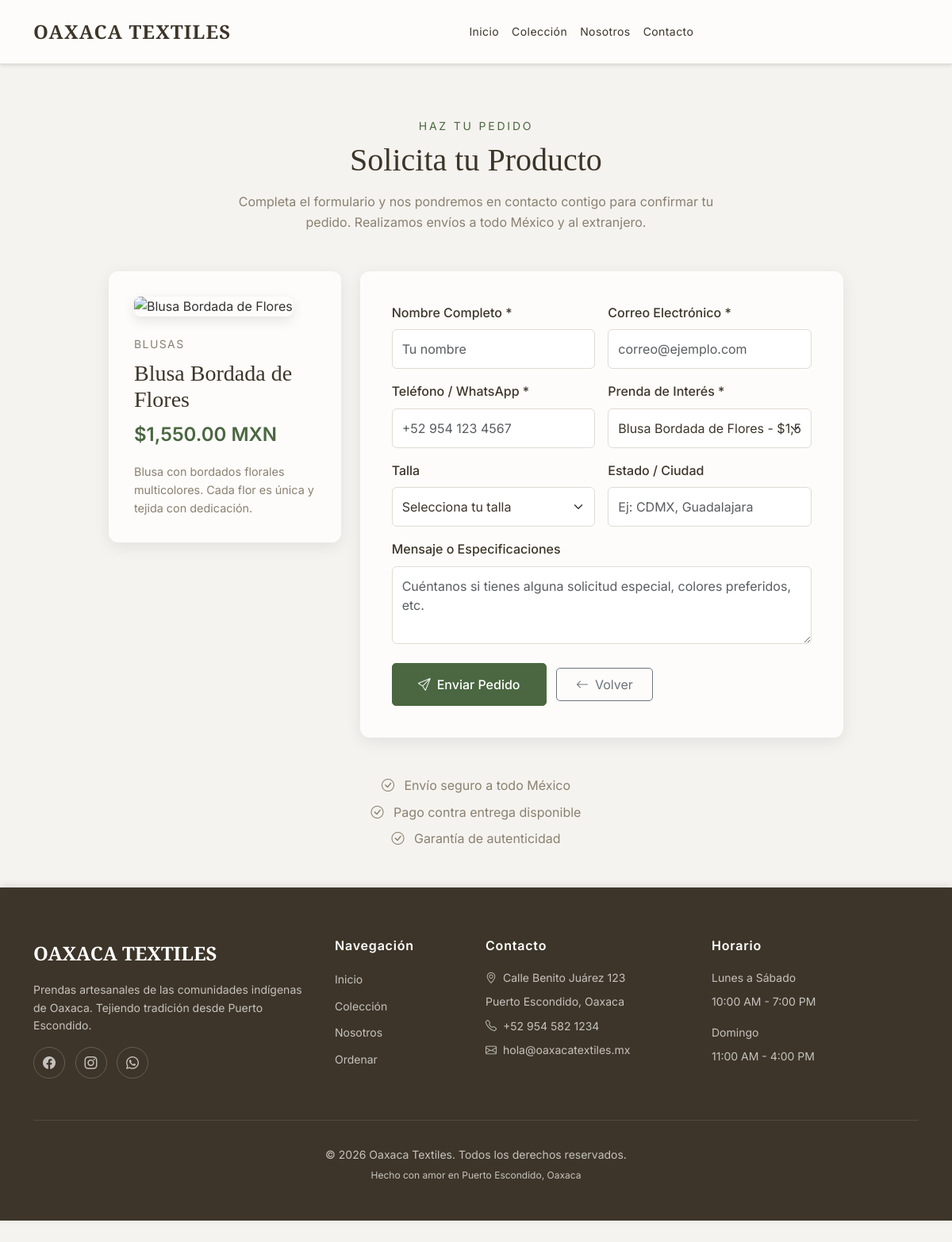
Page /public/ordenar?producto=9 on the committed database.
### tables this page shows
CREATE TABLE products (
    id INT AUTO_INCREMENT PRIMARY KEY,
    nombre VARCHAR(200) NOT NULL,
    descripcion TEXT,
    categoria VARCHAR(100) NOT NULL,
    precio DECIMAL(10, 2) NOT NULL,
    stock INT DEFAULT 0,
    imagen_url VARCHAR(500),
    activo TINYINT(1) DEFAULT 1,
    portada TINYINT(1) DEFAULT 0,
    tallas_disponibles VARCHAR(200) DEFAULT '',
    created_at TIMESTAMP DEFAULT CURRENT_TIMESTAMP,
    updated_at TIMESTAMP DEFAULT CURRENT_TIMESTAMP ON UPDATE CURRENT_TIMESTAMP,
    INDEX idx_categoria (categoria),
    INDEX idx_activo (activo),
    INDEX idx_portada (portada)
);

### app/controllers/Controller.php (called while the page is built, shortened)
<?php
class Controller {
    protected $view;
    protected $data = [];
    public function __construct() {
        $this->view = new View();
    }
    protected function render($view, $data = []) {
        $this->data = array_merge($this->data, $data);
        $this->view->render($view, $this->data);
    }
}

### app/controllers/HomeController.php (called while the page is built, shortened)
<?php
class HomeController extends Controller {
    private $productModel;
    public function __construct() {
        $this->productModel = new Product();
    }
    public function ordenar() {
        $productId = isset($_GET['producto']) ? (int)$_GET['producto'] : null;
        $selectedProduct = null;
        if ($productId) {
            $selectedProduct = $this->productModel->getById($productId);
        }
        $allProducts = $this->productModel->getActive();
        $data = [
            'page_title' => 'Solicitar Producto | Oaxaca Textiles',
            'selectedProduct' => $selectedProduct,
            'selectedProductId' => $productId,
            'allProducts' => $allProducts ?: []
        ];
        $this->render('ordenar/index', $data);
    }
}

### public/index.php (called while the page is built, shortened)
<?php
require_once __DIR__ . '/../config/Config.php';
$router = new Router();

### config/Config.php (called while the page is built, shortened)
<?php
spl_autoload_register(function($class) {
    $paths = [
        APP_PATH . '/controllers/',
        APP_PATH . '/models/',
        APP_PATH . '/views/',
        APP_PATH . '/',
    ];
    foreach ($paths as $path) {
        $file = $path . $class . '.php';
        if (file_exists($file)) {
            return;
        }
    }
});

### app/models/Model.php (called while the page is built, shortened)
<?php
class Model {
    protected $db;
    public function __construct() {
        try {
            $dsn = "mysql:host=" . DB_HOST . ";dbname=" . DB_NAME . ";charset=utf8mb4";
            $options = [
                PDO::ATTR_ERRMODE            => PDO::ERRMODE_EXCEPTION,
                PDO::ATTR_DEFAULT_FETCH_MODE => PDO::FETCH_ASSOC,
                PDO::ATTR_EMULATE_PREPARES   => false,
            ];
            $this->db = new PDO($dsn, DB_USER, DB_PASS, $options);
        } catch(PDOException $exception) {
            die("Error de conexión a la base de datos: " . $exception->getMessage());
        }
    }
    protected function query($sql, $params = []) {
        try {
            $stmt = $this->db->prepare($sql);
            $stmt->execute($params);
            return $stmt;
        } catch(PDOException $e) {
            die("Error en la consulta: " . $e->getMessage());
        }
    }
    protected function fetchOne($sql, $params = []) {
        $stmt = $this->query($sql, $params);
        return $stmt->fetch();
    }
    protected function fetchAll($sql, $params = []) {
        $stmt = $this->query($sql, $params);
        return $stmt->fetchAll();
    }
}

### app/models/Product.php (called while the page is built, shortened)
<?php
class Product extends Model {
    private $table = 'products';
    public function getActive() {
        $sql = "SELECT * FROM " . $this->table . " WHERE activo = 1 ORDER BY categoria, nombre";
        return $this->fetchAll($sql);
    }
    public function getById($id) {
        $sql = "SELECT * FROM " . $this->table . " WHERE id = ?";
        return $this->fetchOne($sql, [$id]);
    }
}

### app/views/ordenar/index.php (the view, shortened to what this page needs)
<?php
$selectedProduct = $selectedProduct ?? null;
$selectedProductId = $selectedProductId ?? null;
$allProducts = $allProducts ?? [];
?>
<div class="ordenar-section">
    <div class="container">
        <div class="row justify-content-center">
            <div class="col-lg-10">
                <div class="row mb-5">
                    <div class="col-12 text-center">
                        <p class="section-subtitle">Haz tu Pedido</p>
                        <h2 class="section-title">Solicita tu Producto</h2>
                        <p style="color: #8a8070; max-width: 600px; margin: 0 auto;">
                            Completa el formulario y nos pondremos en contacto contigo para confirmar tu pedido.
                            Realizamos envíos a todo México y al extranjero.
                        </p>
                    </div>
                </div>
                <div class="row g-4">
                    <?php if ($selectedProduct): ?>
                        <div class="col-lg-4">
                            <div class="product-preview">
                                <img src="<?php echo htmlspecialchars($selectedProduct['imagen_url'] ?: 'https://images.unsplash.com/photo-1594938298603-c8148c4dae35?q=80&w=800'); ?>"
                                     alt="<?php echo htmlspecialchars($selectedProduct['nombre']); ?>"
                                     class="product-preview-image"
                                     onerror="this.src='https://images.unsplash.com/photo-1594938298603-c8148c4dae35?q=80&w=800'">
                                <div class="product-preview-category"><?php echo htmlspecialchars($selectedProduct['categoria']); ?></div>
                                <h3 class="product-preview-title"><?php echo htmlspecialchars($selectedProduct['nombre']); ?></h3>
                                <p class="product-preview-price">$<?php echo number_format($selectedProduct['precio'], 2); ?> MXN</p>
                                <?php if (!empty($selectedProduct['descripcion'])): ?>
                                    <p style="color: #8a8070; font-size: 0.9rem; margin-bottom: 0;">
                                        <?php echo htmlspecialchars(mb_substr($selectedProduct['descripcion'], 0, 100)); ?>
                                    </p>
                                <?php endif; ?>
                            </div>
                        </div>
                    <?php endif; ?>
                    <div class="<?php echo $selectedProduct ? 'col-lg-8' : 'col-lg-12'; ?>">
                        <div class="order-form-container">
                            <form id="orderForm" method="POST" action="<?php echo BASE_URL; ?>/contact">
                                <div class="row g-3">
                                    <div class="col-md-6">
                                        <label class="form-label">Nombre Completo *</label>
                                        <input type="text" class="form-control" name="name" placeholder="Tu nombre" required>
                                    </div>
                                    <div class="col-md-6">
                                        <label class="form-label">Correo Electrónico *</label>
                                        <input type="email" class="form-control" name="email" placeholder="correo@ejemplo.com" required>
                                    </div>
                                    <div class="col-md-6">
                                        <label class="form-label">Teléfono / WhatsApp *</label>
                                        <input type="tel" class="form-control" name="phone" placeholder="+52 954 123 4567" required>
                                    </div>
                                    <div class="col-md-6">
                                        <label class="form-label">Prenda de Interés *</label>
                                        <select class="form-select" name="product" id="productSelect" required>
                                            <?php if (!empty($allProducts)): ?>
                                                <?php foreach ($allProducts as $prod): ?>
                                                    <option value="<?php echo $prod['id']; ?>"
                                                            <?php echo ($selectedProductId && $prod['id'] == $selectedProductId) ? 'selected' : ''; ?>>
                                                        <?php echo htmlspecialchars($prod['nombre']); ?> - $<?php echo number_format($prod['precio'], 2); ?> MXN
                                                    </option>
                                                <?php endforeach; ?>
                                            <?php endif; ?>
                                        </select>
                                    </div>
                                    <div class="col-md-6">
                                        <label class="form-label">Talla</label>
                                        <select class="form-select" name="size">
                                            <option value="" selected disabled>Selecciona tu talla</option>
                                        </select>
                                    </div>
                                    <div class="col-md-6">
                                        <label class="form-label">Estado / Ciudad</label>
                                        <input type="text" class="form-control" name="city" placeholder="Ej: CDMX, Guadalajara">
                                    </div>
                                    <div class="col-12">
                                        <label class="form-label">Mensaje o Especificaciones</label>
                                        <textarea class="form-control" name="message" rows="3" placeholder="Cuéntanos si tienes alguna solicitud especial, colores preferidos, etc."></textarea>
                                    </div>
                                    <div class="col-12 mt-4">
                                        <button type="submit" class="btn btn-primary btn-submit">
                                            <i class="bi bi-send me-2"></i>Enviar Pedido
                                        </button>
                                        <a href="<?php echo $selectedProduct ? BASE_URL . '/producto/' . $selectedProduct['id'] : BASE_URL; ?>" class="btn btn-outline-secondary ms-2">
                                            <i class="bi bi-arrow-left me-2"></i>Volver
                                        </a>
                                    </div>
                                </div>
                            </form>
                        </div>
                    </div>
                </div>
                <div class="row mt-5">
                    <div class="col-12">
                        <div class="text-center" style="color: #8a8070;">
                            <p class="mb-2"><i class="bi bi-check-circle me-2"></i> Envío seguro a todo México</p>
                            <p class="mb-2"><i class="bi bi-check-circle me-2"></i> Pago contra entrega disponible</p>
                            <p class="mb-0"><i class="bi bi-check-circle me-2"></i> Garantía de autenticidad</p>
                        </div>
                    </div>
                </div>
            </div>
        </div>
    </div>
</div>

### public/css/style.css (style rules this page uses)
:root { --primary-color: #0d6efd; --secondary-color: #6c757d; --text-color: #333; --light-background: #f8f9fa; --dark-background: #212529; }
body { font-family: 'Segoe UI', Tahoma, Geneva, Verdana, sans-serif; line-height: 1.6; color: var(--text-color); }
.btn { padding: 0.5rem 1.5rem; border-radius: 5px; transition: all 0.3s ease; }
.btn-primary { background-color: var(--primary-color); border-color: var(--primary-color); }
html { scroll-behavior: smooth; }

### app/views/layouts/main.php (style rules this page uses)
:root { --color-background: #f5f3ef; --color-foreground: #3d3529; --color-primary: #4a6741; --color-primary-light: #5a7a50; --color-accent: #c4935a; --color-muted: #8a8070; --color-border: #e0dcd4; --color-card: #fdfcfa; }

### app/views/ordenar/index.php (style rules this page uses)
body.ordenar-page { background-color: #f5f3ef !important; font-family: 'Inter', sans-serif !important; }
.ordenar-section { margin-top: 100px; padding: 3rem 0; min-height: 70vh; background-color: #f5f3ef; }
.product-preview { background: #fdfcfa; border-radius: 12px; padding: 2rem; box-shadow: 0 5px 20px rgba(0, 0, 0, 0.08); margin-bottom: 2rem; }
.product-preview-image { width: 100%; max-width: 400px; height: 400px; object-fit: cover; border-radius: 8px; box-shadow: 0 5px 15px rgba(0, 0, 0, 0.1); margin-bottom: 1.5rem; }
.product-preview-title { font-family: 'Cormorant Garamond', serif; font-size: 1.75rem; color: #3d3529; margin-bottom: 0.5rem; }
.product-preview-price { font-size: 1.5rem; font-weight: 600; color: #4a6741; margin-bottom: 1rem; }
.product-preview-category { font-size: 0.875rem; text-transform: uppercase; letter-spacing: 0.1em; color: #8a8070; margin-bottom: 0.5rem; }
.order-form-container { background: #fdfcfa; border-radius: 12px; padding: 2.5rem; box-shadow: 0 5px 20px rgba(0, 0, 0, 0.08); }
.section-title { font-family: 'Cormorant Garamond', serif; font-size: 2.5rem; font-weight: 400; margin-bottom: 1rem; color: #3d3529; }
.section-subtitle { font-size: 0.875rem; letter-spacing: 0.2em; text-transform: uppercase; color: #4a6741; margin-bottom: 0.5rem; }
.form-label { font-weight: 500; color: #3d3529; margin-bottom: 0.5rem; }
.form-control, .form-select { border: 1px solid #e0dcd4; border-radius: 6px; padding: 0.75rem; background-color: #fff; color: #3d3529; }
.btn-submit { background-color: #4a6741; border-color: #4a6741; padding: 0.875rem 2rem; font-weight: 500; transition: all 0.3s ease; }

### rows in the picture
products: categoria "BLUSAS", nombre "Blusa Bordada de Flores", precio "1,550.00", descripcion "Blusa con bordados florales multicolores. Cada flor es única y tejida con dedicación."

### other values in the picture
form field product "Blusa Bordada de Flores - $1,550.00 MXN"
